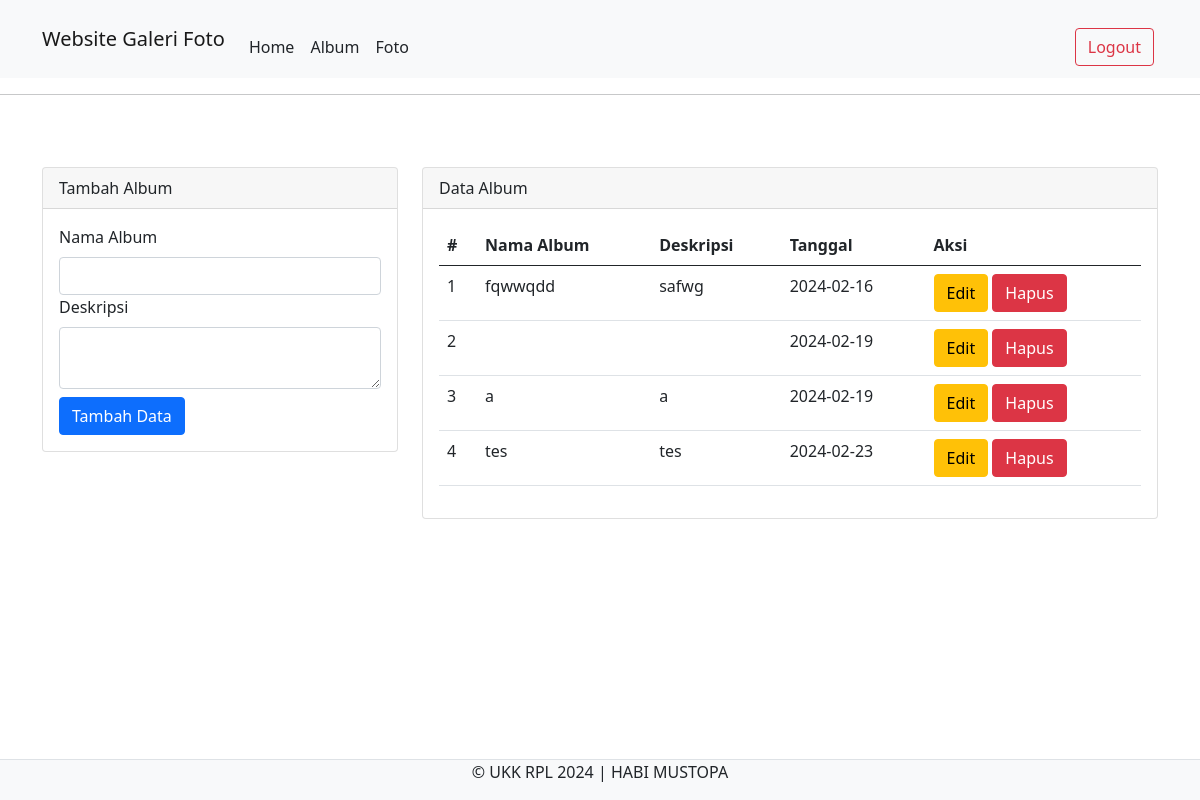
The app's page /admin/album.php (signed in) with its own data.
### tables this page shows
CREATE TABLE `album` (
  `albumid` int(11) NOT NULL,
  `namaalbum` varchar(255) NOT NULL,
  `deskripsi` text NOT NULL,
  `tanggaldibuat` date NOT NULL,
  `userid` int(11) NOT NULL
);

### admin/album.php (the view, shortened to what this page needs)
<?php
include '../config/koneksi.php';
?>
<!DOCTYPE html>
<html lang="en">
<head>
    <link rel="stylesheet" href="../asset/css/bootstrap.min.css">
    <link rel="stylesheet" href="https://cdnjs.cloudflare.com/ajax/libs/font-awesome/6.5.1/css/all.min.css" />
</head>
<body>
  <nav class="navbar navbar-expand-lg navbar-light bg-light">
  <div class="container">
    <a class="navbar-brand" href="index.php">Website Galeri Foto</a>
    <div class="collapse navbar-collapse mt-2" id="navbarNavAltMarkup">
            <div class="collapse navbar-collapse mt-2" id="navbarNavAltMarkup">
                <div class="navbar-nav me-auto">
                     <a href="home.php" class="nav-link text-dark">Home</a>
                    <a href="album.php" class="nav-link text-dark">Album</a>
                    <a href="foto.php" class="nav-link text-dark">Foto</a>
                </div>
                <a href="../config/proses_logout.php" class="btn btn-outline-danger m-1">Logout</a>
            </div>
        </div>
    </nav>
    <hr>
    <br><br>
    <div class="container">
        <div class="row">
            <div class="col-md-4">
                <div class="card mt-2">
                    <div class="card-header">Tambah Album</div>
                    <div class="card-body">
                        <form action="../config/tambah_album.php" method="post">
                            <label class="form-label">Nama Album</label>
                            <input type="text" name="namaalbum" class="form-control" required>
                            <label class="form-label">Deskripsi</label>
                            <textarea name="deskripsi" class="form-control" required></textarea>
                            <button type="submit" class="btn btn-primary mt-2" name="tambah">Tambah Data</button>
                        </form>
                    </div>
                </div>
            </div>
            <div class="col-md-8">
                <div class="card mt-2">
                    <div class="card-header">Data Album</div>
                    <div class="card-body">
                        <table class="table">
                            <thead>
                                <tr>
                                    <th>#</th>
                                    <th>Nama Album</th>
                                    <th>Deskripsi</th>
                                    <th>Tanggal</th>
                                    <th>Aksi</th>
                                </tr>
                            </thead>
                            <tbody>
                                <?php
                                $no = 1;
                                $userid = $_SESSION['userid'];
                                $sql = mysqli_query($conn, "select * from album where userid='$userid'");
                                while ($data = mysqli_fetch_array($sql)) {
                                ?>
                                    <tr>
                                        <td>
                                            <?php echo $no++ ?>
                                        </td>
                                        <td>
                                            <?php echo $data['namaalbum'] ?>
                                        </td>
                                        <td>
                                            <?php echo $data['deskripsi'] ?>
                                        </td>
                                        <td>
                                            <?php echo $data['tanggaldibuat'] ?>
                                        </td>
                                        <td>
                                            <button type="button" class="btn btn-warning" data-bs-toggle="modal" data-bs-target="#edit<?php echo $data['albumid'] ?>">
                                                Edit
                                            </button>
                                            <button type="button" class="btn btn-danger" data-bs-toggle="modal" data-bs-target="#hapus<?php echo $data['albumid'] ?>">
                                                Hapus
                                            </button>
                                        </td>
                                    </tr>
                                <?php } ?>
                            </tbody>
                        </table>
                    </div>
                </div>
            </div>
        </div>
    </div>
    <br><br>
    <footer class="d-flex justify-content-center border-top mt-3 bg-light fixed-bottom">
        <p>&copy; UKK RPL 2024 | HABI MUSTOPA</p>
    </footer>
</body>
</html>

### records on screen
album: namaalbum "fqwwqdd", deskripsi "safwg", tanggaldibuat "2024-02-16"
album: tanggaldibuat "2024-02-19"
album: namaalbum "a", deskripsi "a", tanggaldibuat "2024-02-19"
album: namaalbum "tes", deskripsi "tes", tanggaldibuat "2024-02-23"
